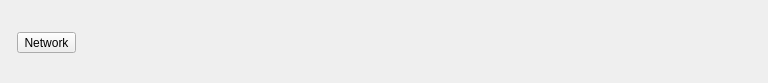
<?xml version="1.0" encoding="UTF-8"?>
<ui version="4.0">
 <class>RibbonNetworkAnalysis</class>
 <widget class="QWidget" name="RibbonNetworkAnalysis">
  <property name="geometry">
   <rect>
    <x>0</x>
    <y>0</y>
    <width>768</width>
    <height>83</height>
   </rect>
  </property>
  <property name="windowTitle">
   <string>Form</string>
  </property>
  <layout class="QGridLayout" name="gridLayout_3">
   <property name="topMargin">
    <number>0</number>
   </property>
   <property name="rightMargin">
    <number>0</number>
   </property>
   <property name="bottomMargin">
    <number>3</number>
   </property>
   <item row="0" column="2">
    <widget class="QWidget" name="widget_19" native="true">
     <layout class="QGridLayout" name="gridLayout_9">
      <property name="leftMargin">
       <number>1</number>
      </property>
      <property name="topMargin">
       <number>12</number>
      </property>
      <property name="rightMargin">
       <number>1</number>
      </property>
      <property name="bottomMargin">
       <number>12</number>
      </property>
     </layout>
    </widget>
   </item>
   <item row="0" column="0">
    <widget class="QWidget" name="widget" native="true">
     <layout class="QVBoxLayout" name="verticalLayout">
      <property name="spacing">
       <number>0</number>
      </property>
      <property name="leftMargin">
       <number>6</number>
      </property>
      <property name="topMargin">
       <number>6</number>
      </property>
      <property name="rightMargin">
       <number>6</number>
      </property>
      <property name="bottomMargin">
       <number>0</number>
      </property>
      <item>
       <widget class="QWidget" name="widget_9" native="true">
        <layout class="QGridLayout" name="gridLayout_5">
         <property name="leftMargin">
          <number>0</number>
         </property>
         <property name="topMargin">
          <number>0</number>
         </property>
         <property name="rightMargin">
          <number>0</number>
         </property>
         <property name="bottomMargin">
          <number>0</number>
         </property>
         <property name="spacing">
          <number>3</number>
         </property>
         <item row="0" column="0">
          <widget class="RibbonButton" name="NetworkAnalysis">
           <property name="text">
            <string>Network</string>
           </property>
           <property name="icon">
            <iconset resource="../resources/icons.qrc">
             <normaloff>:/icons/analysis-network.svg</normaloff>:/icons/analysis-network.svg</iconset>
           </property>
           <property name="iconSize">
            <size>
             <width>37</width>
             <height>28</height>
            </size>
           </property>
           <property name="popupMode">
            <enum>QToolButton::InstantPopup</enum>
           </property>
           <property name="toolButtonStyle">
            <enum>Qt::ToolButtonTextUnderIcon</enum>
           </property>
          </widget>
         </item>
        </layout>
       </widget>
      </item>
     </layout>
    </widget>
   </item>
   <item row="0" column="1">
    <widget class="QWidget" name="widget_20" native="true">
     <layout class="QGridLayout" name="gridLayout_10">
      <property name="leftMargin">
       <number>1</number>
      </property>
      <property name="topMargin">
       <number>12</number>
      </property>
      <property name="rightMargin">
       <number>1</number>
      </property>
      <property name="bottomMargin">
       <number>12</number>
      </property>
     </layout>
    </widget>
   </item>
   <item row="0" column="3">
    <spacer name="horizontalSpacer">
     <property name="orientation">
      <enum>Qt::Horizontal</enum>
     </property>
     <property name="sizeHint" stdset="0">
      <size>
       <width>630</width>
       <height>20</height>
      </size>
     </property>
    </spacer>
   </item>
  </layout>
 </widget>
 <customwidgets>
  <customwidget>
   <class>RibbonButton</class>
   <extends>QToolButton</extends>
   <header>widgets/ribbonbutton.h</header>
  </customwidget>
 </customwidgets>
 <resources>
  <include location="../resources/icons.qrc"/>
 </resources>
 <connections>
  <connection>
   <sender>NetworkAnalysis</sender>
   <signal>clicked()</signal>
   <receiver>RibbonNetworkAnalysis</receiver>
   <slot>itemSelected()</slot>
   <hints>
    <hint type="sourcelabel">
     <x>72</x>
     <y>33</y>
    </hint>
    <hint type="destinationlabel">
     <x>383</x>
     <y>41</y>
    </hint>
   </hints>
  </connection>
 </connections>
 <slots>
  <slot>itemSelected()</slot>
 </slots>
</ui>
